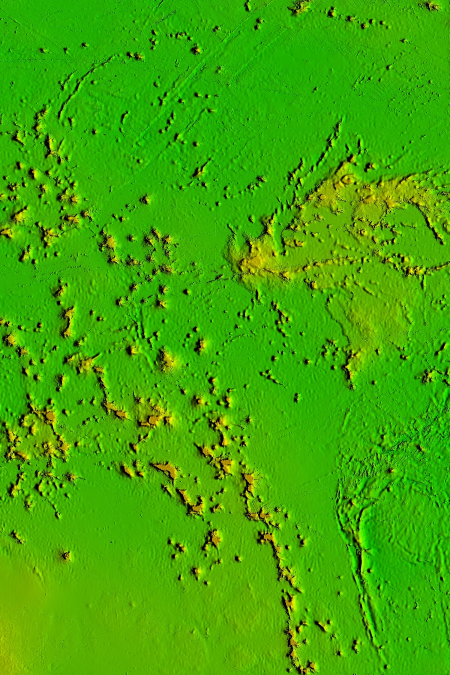
#> input picture sample/model/resize.jpg, 900 x 1350 px, found by its file name (shown at 1/2 size)
$ python core.py
#> lines starting #> are read from the running program, lines starting #| are printed output that depends on the picture; after the words box and inside, x2 and y2 are one past the last pixel; in counts of white or black regions, pixels touching at a corner belong together
#> further down, original_image is the input picture: shape (1350, 900, 3); mean B, G, R 4, 167.2, 64.1
#> in adaptive_threshold, `dark_flip_img[np.sum(img, axis=2) <= 120] = [0, 170, 170]`: dark_flip_img: shape (1350, 900, 3); mean B, G, R 2.9, 172.8, 69.5
#> in adaptive_threshold, `lab = cv.cvtColor(dark_flip_img, cv.COLOR_BGR2LAB)`: lab: shape (1350, 900, 3); mean of channels 0, 1, 2 160.3, 74.9, 191.4
### sample/model/seamounts.py
import numpy as np
import cv2 as cv
from matplotlib import pyplot as plt
from collections import defaultdict
from heapq import *
from sample.model import parameter
from sample.model import Retinex
from sklearn.cluster import AgglomerativeClustering
from scipy import ndimage as ndi
from skimage import morphology,feature

import heapq
import os
para = parameter.para()

def otsu_threshold_in_lab(img_):
    img = img_.copy()
    lab = cv.cvtColor(img, cv.COLOR_BGR2Lab)
    l_channel = lab[:, :, 0]

    ret, thresh = cv.threshold(l_channel, 0, 255, cv.THRESH_BINARY + cv.THRESH_OTSU)
    cv.imshow('otsu_threshold_in_lab', img)

# [25 lines left out: functions img2Gray_mean, img2Gray_max, img2Gray_component, not called in this run]

def img2Gray_weighted(image):
    #加权平均分
    h, w = image.shape[:2]
    gray5= np.zeros((h, w), dtype=np.uint8)
    for i in range(h):
        for j in range(w):
            # Y = 0．3R + 0．59G + 0．11B
            # 通过cv格式打开的图片，像素格式为 BGR
            gray5[i, j] = 0.3 * image[i, j][2] + 0.11 * image[i, j][0] + 0.59 * image[i, j][1]
    return gray5

# [9 lines left out: functions img_tophat, img_blackhat, not called in this run]

def img_erode(binary_img,iterations):
    kernel = np.ones((2, 2), np.uint8)
    erosion = cv.erode(binary_img, kernel, iterations=iterations)
    return erosion

def img_dilate(binary_img,iterations):
    kernel = np.ones((2, 2), np.uint8)
    img_dilate = cv.dilate(binary_img, kernel, iterations=iterations)
    return img_dilate

def watershed_(img,binary_img):
    # finding sure foreground area
    dist_transfrom = cv.distanceTransform(binary_img, cv.DIST_L2, 5)
    ret, sure_fg = cv.threshold(dist_transfrom, 0.04 * dist_transfrom.max(), 255, 0)

    sure_fg = np.uint8(sure_fg)
    unknow = cv.subtract(binary_img, sure_fg)  # 背景-前景

    ret, maker = cv.connectedComponents(sure_fg)
    maker = maker + 1
    maker[unknow == 255] = 0

    maker = cv.watershed(img, maker)
    maker = maker.astype(np.float32)

    img[maker == -1] = [255, 0, 0]

    return img

def fill_hole(imgray):
    # imgray = cv.imread("binary_img.png")

    # 二值化
    # imgray = cv.cvtColor(img, cv.COLOR_BGR2GRAY)
    imgray[imgray < 100] = 0
    imgray[imgray >= 100] = 255

    # 原图取补得到MASK图像
    mask = 255 - imgray

    # 构造Marker图像
    marker = np.zeros_like(imgray)
    marker[0, :] = 255
    marker[-1, :] = 255
    marker[:, 0] = 255
    marker[:, -1] = 255
    marker_0 = marker.copy()

    # 形态学重建
    SE = cv.getStructuringElement(shape=cv.MORPH_CROSS, ksize=(3, 3))
    while True:
        marker_pre = marker
        dilation = cv.dilate(marker, kernel=SE)
        marker = np.min((dilation, mask), axis=0)
        if (marker_pre == marker).all():
            break
    dst = 255 - marker
    filling = dst - imgray

    # 显示
    plt.figure(figsize=(12, 6))  # width * height
    plt.subplot(2, 3, 1), plt.imshow(imgray, cmap='gray'), plt.title('src'), plt.axis("off")
    plt.subplot(2, 3, 2), plt.imshow(mask, cmap='gray'), plt.title('Mask'), plt.axis("off")
    plt.subplot(2, 3, 3), plt.imshow(marker_0, cmap='gray'), plt.title('Marker 0'), plt.axis("off")
    plt.subplot(2, 3, 4), plt.imshow(marker, cmap='gray'), plt.title('Marker'), plt.axis("off")
    plt.subplot(2, 3, 5), plt.imshow(dst, cmap='gray'), plt.title('dst'), plt.axis("off")
    plt.subplot(2, 3, 6), plt.imshow(filling, cmap='gray'), plt.title('Holes'), plt.axis("off")
    plt.show()

    return dst

def manual_threshold_segmentation(gray_img,img):
    img_manual_threshold_segmentation=img.copy()
    denoise_img = cv.fastNlMeansDenoising(gray_img, *para.cv2_fastNlMeansDenoising_para.values())
    denoise_img[denoise_img <= 140] = 0  # 灰度值过滤
    cv.imshow('denoise_img', denoise_img)
    binary_img = fill_hole(denoise_img)
    cv.imshow('binary_fill_hole_img', binary_img)
    binary_img = img_dilate(binary_img, 3)
    cv.imshow('img_dilate', binary_img)
    binary_img = img_erode(binary_img, 2)
    cv.imshow('img_erode', binary_img)
    binary_img = fill_hole(binary_img)
    cv.imshow('fill_hole', binary_img)
    # thresh0,sure_bg,sure_fg,gray=watershed(dark_flip_img)
    # cv.imshow('gray', gray)
    watershed_img=watershed_(img_manual_threshold_segmentation,binary_img)   #分水岭算法
    cv.imshow('manual_threshold_segmentation watershed_img', watershed_img)
    return binary_img

def adaptive_threshold_segmentation(img,adaptive_gaussian_threshold):
    adaptive_threshold_segmentation_img=img.copy()
    # 获取图像的维度
    height, width = adaptive_gaussian_threshold.shape
    # 设置最左边和最右边的5列为白色
    adaptive_gaussian_threshold[:, :5] = 255  # 最左边的5列
    adaptive_gaussian_threshold[:, width - 5:] = 255  # 最右边的5列

    def connectedComponentsWithStats(img):
        mask = img
        num_labels, labels, stats, centroids = cv.connectedComponentsWithStats(mask, connectivity=4)
        output = np.zeros((mask.shape[0], mask.shape[1], 3), np.uint8)
        for i in range(1, num_labels):
            k = labels == i
            if i==1:
                output[:, :, 0][k] = 255
                output[:, :, 1][k] = 255
                output[:, :, 2][k] = 255
            else :
                output[:, :, 0][k] = 0
                output[:, :, 1][k] = 0
                output[:, :, 2][k] = 0
        return output

    adaptive_gaussian_threshold_dilate=img_erode(adaptive_gaussian_threshold,2)
    cv.imshow('adaptive_gaussian_threshold_dilate', adaptive_gaussian_threshold_dilate)
    #watershed_(adaptive_threshold_segmentation_img, 255-adaptive_gaussian_threshold_dilate)  # 分水岭算法
    output = connectedComponentsWithStats(adaptive_gaussian_threshold_dilate)
    cv.imshow('output0', output)
    output = cv.cvtColor(output, cv.COLOR_BGR2GRAY)  # 转双通道
    watershed_img=watershed_(adaptive_threshold_segmentation_img, 255-output)  # 分水岭算法
    cv.imshow('adaptive_threshold_segmentation watershed_img', watershed_img)
    return output

def otsu_adaptive_threshold_segmentation(img,gray_img):
    otsu_img=img.copy()
    ret, otsu_thresh = cv.threshold(gray_img, 0, 255, cv.THRESH_BINARY + cv.THRESH_OTSU)
    cv.imshow('Otsu Threshold', otsu_thresh)
    otsu_fill_hole=fill_hole(otsu_thresh)
    cv.imshow('otsu_fill_hole', otsu_fill_hole)
    watershed_img=watershed_(otsu_img,otsu_fill_hole)
    cv.imshow('Otsu Threshold watershed_img', watershed_img)
    return otsu_fill_hole

def Thresholding(img):
    # Adaptive Mean Thresholding:
    adaptive_mean_threshold = cv.adaptiveThreshold(img, 255, cv.ADAPTIVE_THRESH_MEAN_C,
                                                   cv.THRESH_BINARY, 17, 19)
    cv.imshow('Adaptive Mean Thresholding', adaptive_mean_threshold)
    # Adaptive Gaussian Thresholding:
    adaptive_gaussian_threshold = cv.adaptiveThreshold(img, 255, cv.ADAPTIVE_THRESH_GAUSSIAN_C,
                                                       cv.THRESH_BINARY, 3, 10)
    cv.imshow('Adaptive Gaussian Thresholding', adaptive_gaussian_threshold)

    # Sauvola's Method:
    def sauvola_thresholding(img, window_size=15, k=0.2, R=128):
        mean = cv.boxFilter(img, ddepth=-1, ksize=(window_size, window_size))
        mean_square = cv.boxFilter(img ** 2, ddepth=-1, ksize=(window_size, window_size))
        std = np.sqrt(mean_square - mean ** 2)
        threshold = mean * (1 + k * ((std / R) - 1))
        return (img > threshold).astype(np.uint8) * 255

    sauvola_threshold = sauvola_thresholding(img)
    cv.imshow('Sauvola Thresholding', sauvola_threshold)
    # CLAHE (Contrast Limited Adaptive Histogram Equalization):
    clahe = cv.createCLAHE(clipLimit=10.0, tileGridSize=(4, 4))
    clahe_img = clahe.apply(img)
    cv.imshow('CLAHE', clahe_img)

    # After applying CLAHE, you can use another thresholding method if needed
    clahe_threshold = cv.adaptiveThreshold(clahe_img, 255, cv.ADAPTIVE_THRESH_MEAN_C,
                                           cv.THRESH_BINARY, 17, 17)
    cv.imshow('CLAHE with Adaptive Mean Thresholding', clahe_threshold)

    return adaptive_gaussian_threshold

def plot_histogram(img):
    # flatten() 将数组变成一维
    hist, bins = np.histogram(img.flatten(), 256, [0, 256])
    # 计算累积分布图
    cdf = hist.cumsum()
    cdf_normalized = cdf * hist.max() / cdf.max()
    plt.plot(cdf_normalized, color='b')
    plt.hist(img.flatten(), 256, [0, 256], color='r')
    plt.xlim([0, 256])
    plt.legend(('cdf', 'histogram'), loc='upper left')
    plt.show()

def equalizehist(img):
    equ = cv.equalizeHist(img)
    # res = np.hstack((img, equ))
    # stacking images side-by-side
    cv.imshow('equalizehist', equ)
    plot_histogram(equ)
    clahe = cv.createCLAHE(clipLimit=2.0, tileGridSize=(8, 8))

    # 应用CLAHE到图像
    cl1 = clahe.apply(img)

    # 显示或保存结果
    cv.imshow('CLAHE Image', cl1)
    return equ,cl1

# [94 lines left out: functions contours_compare, find_nearest, get_geometrical_center, Clustering, img_show, watershed_in_rgb, not called in this run]

def watershed_in_lab(img_):
    save_path = "D:\\software\\Python\\PythonProject\\seamounts_edge_detection\\sample\\data\\plt"
    img=img_.copy()
    lab = cv.cvtColor(img, cv.COLOR_BGR2Lab)
#> lab: shape (1350, 900, 3); mean of channels 0, 1, 2 128.9, 184, 105.1
    l_channel = lab[:, :, 0]

    ret, thresh = cv.threshold(l_channel, 0, 255, cv.THRESH_BINARY_INV + cv.THRESH_OTSU)
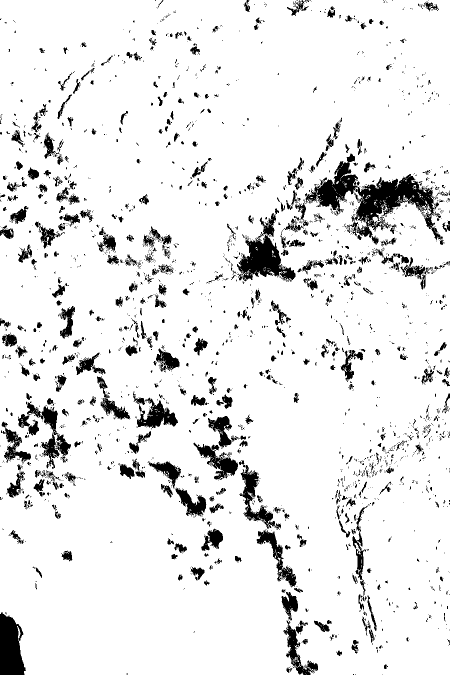
#> thresh: shape (1350, 900) (shown at 1/2 size); 90.9% white; 2456 black regions (1938 under 20 px), largest, box (x1, y1, x2, y2) and area: (588, 307, 889, 490) 14354, (474, 426, 591, 563) 6173, (0, 1224, 52, 1350) 4853
#> ret = 136

    kernel = np.ones((1,1), np.uint8)
    opening = cv.morphologyEx(thresh, cv.MORPH_OPEN, kernel, iterations=2)

    sure_bg = cv.dilate(opening, kernel, iterations=3)

    dist_transform = cv.distanceTransform(opening, cv.DIST_L2, 5)
    ret, sure_fg = cv.threshold(dist_transform, 0.031*dist_transform.max(), 255, 0)      #default=0.03
#> sure_fg: shape (1350, 900) float32; 75% white; 414 black regions, largest, box (x1, y1, x2, y2) and area: (408, 274, 900, 599) 59303, (660, 783, 900, 1310) 23435, (383, 817, 610, 1189) 19000
#> ret = 4.11

    sure_fg = np.uint8(sure_fg)
    unknown = cv.subtract(sure_bg, sure_fg)
#> unknown: shape (1350, 900); 15.9% white; 1334 white regions (913 under 20 px), largest, box (x1, y1, x2, y2) and area: (408, 274, 900, 599) 29892, (660, 783, 900, 1310) 18257, (0, 782, 175, 1023) 10356

    ret, markers = cv.connectedComponents(sure_fg)
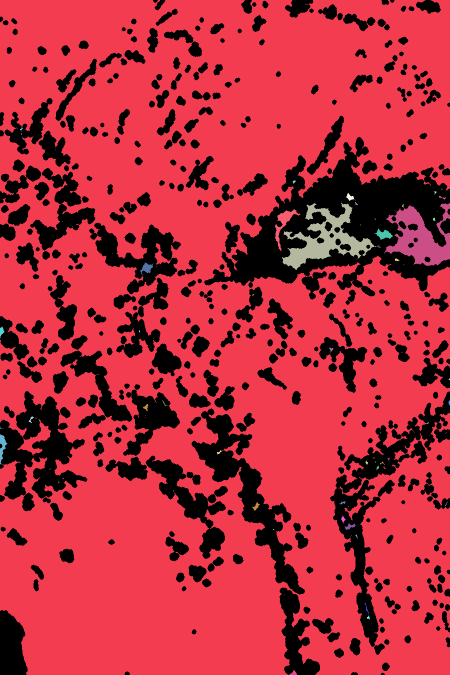
#> markers: shape (1350, 900) int32 (shown at 1/2 size); 125 distinct labels, from 0 to 124; one colour per label, 0 black
#> ret = 125
    markers = markers + 1
#> markers: shape (1350, 900) int32; 125 distinct labels, from 1 to 125
    markers[unknown == 255] = 0

    markers = cv.watershed(img, markers)
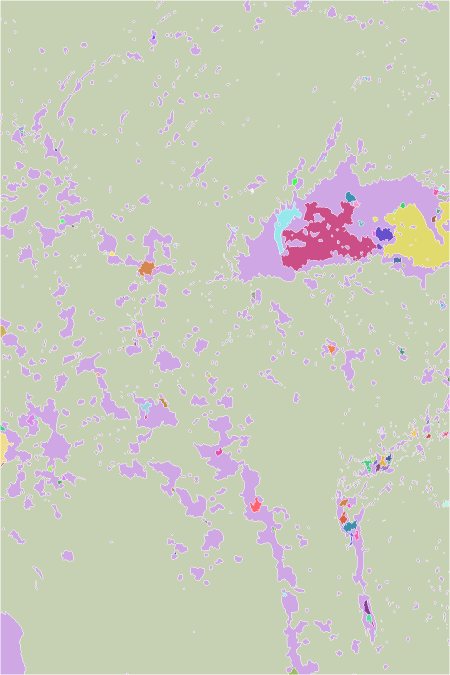
#> markers: shape (1350, 900) int32 (shown at 1/2 size); 127 distinct labels, from -1 to 125; one colour per label, 0 black, -1 white
    img[markers == -1] = [0,0,255]
#> img: shape (1350, 900, 3); mean of channels 0, 1, 2 155.4, 72.2, 193.8

    # Create a figure to display the images
    fig, axs = plt.subplots(3, 3, figsize=(15, 15))

    # Display and save images
    images = [cv.cvtColor(img_, cv.COLOR_BGR2RGB), l_channel, thresh, opening, sure_bg,
              dist_transform, sure_fg, unknown, cv.cvtColor(img, cv.COLOR_BGR2RGB)]
    titles = ['Original Image', 'L Channel', 'Thresholded Image', 'Opening', 'Sure Background',
              'Distance Transform', 'Sure Foreground', 'Unknown Region', 'Result']
    file_names = ['original_image.jpg', 'l_channel.jpg', 'thresholded_image.jpg', 'opening.jpg',
                  'sure_background.jpg', 'distance_transform.jpg', 'sure_foreground.jpg',
                  'unknown_region.jpg', 'result.jpg']

    for i, (image, title, file_name) in enumerate(zip(images, titles, file_names)):
        axs[i // 3, i % 3].set_title(title)
        cmap = 'gray' if len(image.shape) == 2 else None
        axs[i // 3, i % 3].imshow(image, cmap=cmap)
        save_file_path = os.path.join(save_path, file_name)
        if cmap is None:  # RGB image
            plt.imsave(save_file_path, image)
        else:  # Grayscale image
            plt.imsave(save_file_path, image, cmap='gray')
#> this loop made 9 passes
#> (title, file_name) on passes 1 to 9: ('Original Image', 'original_image.jpg'), ('L Channel', 'l_channel.jpg'), ('Thresholded Image', 'thresholded_image.jpg'), ('Opening', 'opening.jpg'), ('Sure Background', 'sure_background.jpg'), ('Distance Transform', 'distance_transform.jpg'), ('Sure Foreground', 'sure_foreground.jpg'), ('Unknown Region', 'unknown_region.jpg'), ('Result', 'result.jpg')
#> pass 1, in watershed_in_lab, `plt.imsave(save_file_path, image)`:
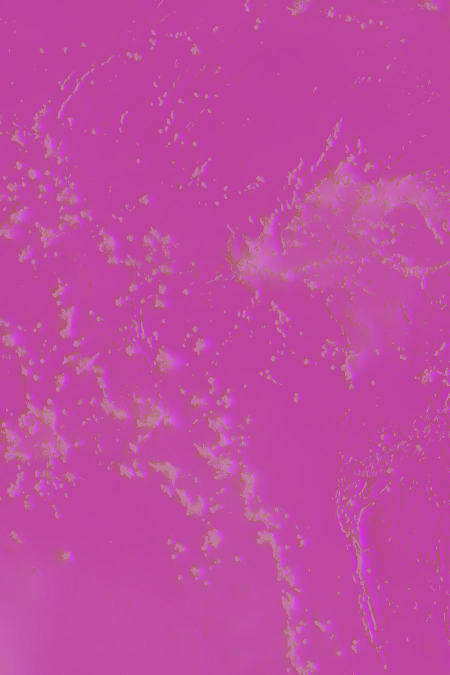
#> saved as original_image.jpg: shape (1350, 900, 3) (shown at 1/2 size); mean R, G, B 191.6, 74.9, 160.4

    plt.tight_layout()
    plt.show()

    # Instead of returning file_names, the function now prints them
    print("Images saved:", file_names)

    # To use this function, you still need to provide an image in BGR format
    # Example: watershed_in_lab(cv.imread('path_to_your_image.jpg'))
    return markers
def adaptive_threshold(path):
    high_res_img_path=os.path.join('..', 'data', 'data_0030160180.jpg')
    img = cv.imread(path)  # 读取
    img_orign = img.copy()
    new_img = np.ones((img.shape[0], img.shape[1], 3)) * 255
    img = cv.fastNlMeansDenoisingColored(img, None, 10, 10, 7, 21)

    dark_flip_img = img.copy()
    dark_flip_img[np.sum(img, axis=2) <= 120] = [0, 170, 170]  # 暗部翻转
    cv.imshow('dark_flip_img', dark_flip_img)
    lab = cv.cvtColor(dark_flip_img, cv.COLOR_BGR2LAB)
    cv.imshow('lab', lab)

    markers = watershed_in_lab(lab)
    otsu_threshold_in_lab(lab)
#> in otsu_threshold_in_lab, `ret, thresh = cv.threshold(l_channel, 0, 255, cv.THRESH_BINARY + cv.TH..`: ret = 136

    # gray_img = cv.cvtColor(dark_flip_img, cv.COLOR_BGR2GRAY)
    gray_img = img2Gray_weighted(dark_flip_img)
#> after the loop in img2Gray_weighted, `for i in range(h):`:
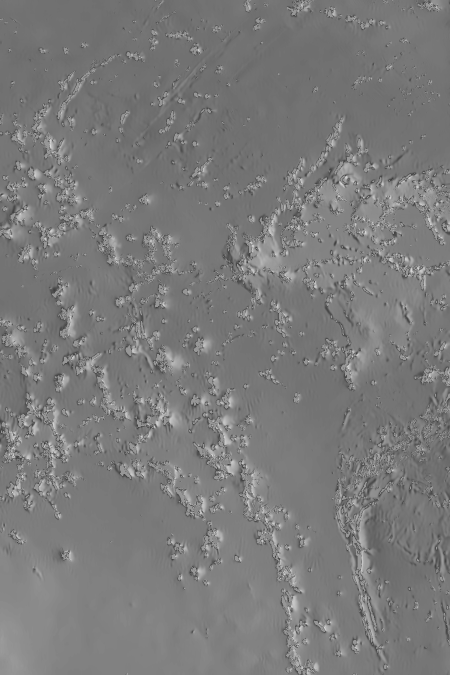
#> gray5: shape (1350, 900) (shown at 1/2 size); min 46, max 225, mean 122.6
    # gray_img[np.logical_and(110 < gray_img, gray_img <= 120)]=0
    cv.imshow('gray_img', gray_img)
    plot_histogram(gray_img)
#> in plot_histogram, `hist, bins = np.histogram(img.flatten(), 256, [0, 256])`: hist = 256 values, max 78518 at index 115, min 0 at index 0, mean 4746.1; bins = 257 values from 0 to 256
#> in plot_histogram, `cdf = hist.cumsum()`: cdf = 256 values from 0 to 1215000
#> in plot_histogram, `cdf_normalized = cdf * hist.max() / cdf.max()`: cdf_normalized = 256 values from 0 to 78518
    equ, cl1 = equalizehist(gray_img)
#> in equalizehist, `equ = cv.equalizeHist(img)`:
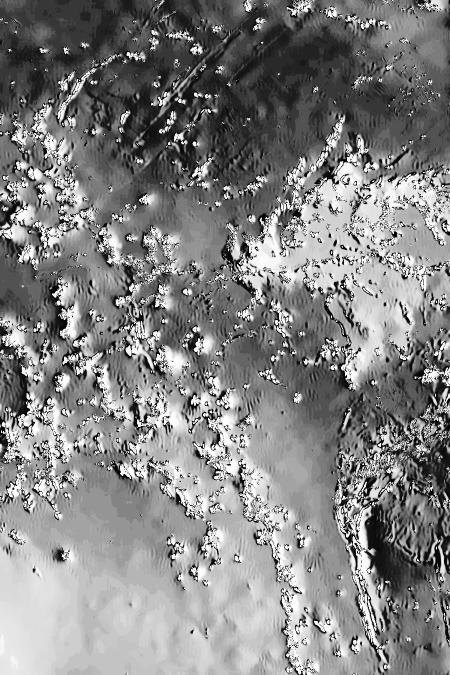
#> equ: shape (1350, 900) (shown at 1/2 size); min 0, max 255, mean 131.3
    adaptive_gaussian_threshold = Thresholding(gray_img)
#> in Thresholding, `adaptive_mean_threshold = cv.adaptiveThreshold(img, 255, cv.ADAPTIVE_T..`: adaptive_mean_threshold: shape (1350, 900); 94.4% white; black in thin lines or dots
#> in Thresholding, `adaptive_gaussian_threshold = cv.adaptiveThreshold(img, 255, cv.ADAPTI..`: adaptive_gaussian_threshold: shape (1350, 900); 96.2% white; black in thin lines or dots
#> in sauvola_thresholding, `return (img > threshold).astype(np.uint8) * 255`: returned value: shape (1350, 900); 95.4% white; black in thin lines or dots
#> in Thresholding, `clahe_threshold = cv.adaptiveThreshold(clahe_img, 255, cv.ADAPTIVE_THR..`: clahe_threshold: shape (1350, 900); 82.5% white; 6480 black regions (4971 under 20 px), largest, box (x1, y1, x2, y2) and area: (736, 820, 868, 1002) 4120, (834, 744, 900, 938) 3239, (0, 645, 70, 879) 2918
    binary_img_manual_threshold_segmentation = manual_threshold_segmentation(gray_img, img)  # 基于手动阈值分割的图像处理
#> in fill_hole, `imgray[imgray >= 100] = 255`: imgray: shape (1350, 900); 6.3% white; 806 white regions (502 under 20 px), largest, box (x1, y1, x2, y2) and area: (0, 1220, 64, 1350) 6556, (495, 428, 567, 551) 4318, (768, 349, 874, 427) 4220
#> after the loop in fill_hole, `while True:`: marker: shape (1350, 900); 93.5% white; 802 black regions (498 under 20 px), largest, box (x1, y1, x2, y2) and area: (0, 1220, 64, 1350) 6556, (768, 349, 874, 427) 4497, (495, 428, 567, 551) 4483
#> in fill_hole, `filling = dst - imgray`: filling: shape (1350, 900); 0.19% white in thin lines or dots
#> in img_dilate, `img_dilate = cv.dilate(binary_img, kernel, iterations=iterations)`: img_dilate: shape (1350, 900); 10.6% white; 342 white regions (28 under 20 px), largest, box (x1, y1, x2, y2) and area: (709, 349, 890, 494) 10697, (479, 418, 596, 571) 7273, (0, 1220, 67, 1350) 6946
#> in img_erode, `erosion = cv.erode(binary_img, kernel, iterations=iterations)`:
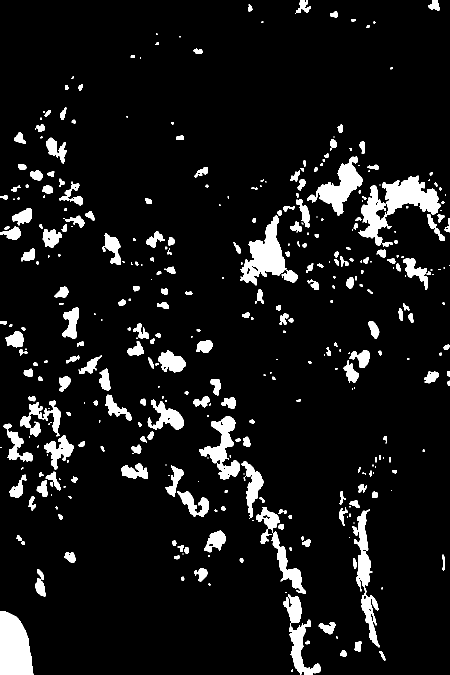
#> erosion: shape (1350, 900) (shown at 1/2 size); 8.2% white; 384 white regions (124 under 20 px), largest, box (x1, y1, x2, y2) and area: (717, 351, 881, 491) 8405, (0, 1222, 67, 1350) 6812, (481, 430, 573, 571) 5792
#> in watershed_, `ret, sure_fg = cv.threshold(dist_transfrom, 0.04 * dist_transfrom.max(..`: ret = 2.66
#> in watershed_, `ret, maker = cv.connectedComponents(sure_fg)`: ret = 297
    otsu_binary = otsu_adaptive_threshold_segmentation(img, gray_img)  # 基于大津算法的图像处理
#> in otsu_adaptive_threshold_segmentation, `ret, otsu_thresh = cv.threshold(gray_img, 0, 255, cv.THRESH_BINARY + c..`: ret = 133
    adaptive_threshold_segmentation_binary = adaptive_threshold_segmentation(img,
                                                                             adaptive_gaussian_threshold)  # 基于高斯自适应阈值函数的图像处理
#> in connectedComponentsWithStats, `num_labels, labels, stats, centroids = cv.connectedComponentsWithStats..`: num_labels = 1606; stats = 1606 rows, first 6: [5, 0, 892, 1350, 175121], [0, 0, 900, 1350, 1025644], [495, 0, 5, 8, 16], [595, 0, 1, 2, 2], [609, 0, 1, 1, 1], [615, 0, 2, 1, 2]; centroids = 1606 pairs, first value 9.07 to 893, second value 0 to 1349
    img_orign[markers == -1] = [255, 255, 255]
    new_img[markers == -1] = [255, 0, 0]
    high_res_img=cv.imread(high_res_img_path)
#> (the run stopped early here; a loop or call above may not have finished)
